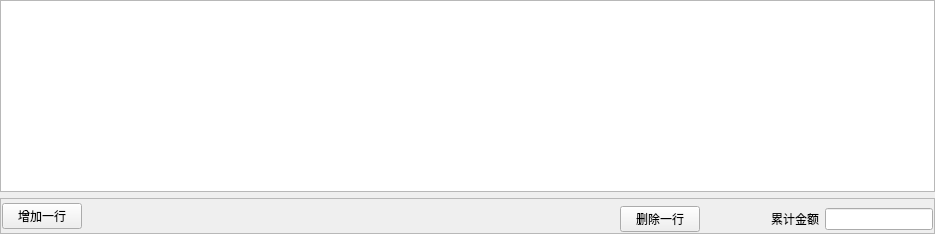
     <widget class="QWidget" name="tab_3">
      <attribute name="title">
       <string>包装费</string>
      </attribute>
      <layout class="QGridLayout" name="gridLayout_8">
       <property name="leftMargin">
        <number>0</number>
       </property>
       <property name="topMargin">
        <number>0</number>
       </property>
       <property name="rightMargin">
        <number>0</number>
       </property>
       <property name="bottomMargin">
        <number>0</number>
       </property>
       <item row="0" column="0">
        <widget class="QTableWidget" name="tableWidget_packing"/>
       </item>
       <item row="1" column="0">
        <widget class="QFrame" name="frame_20">
         <property name="frameShape">
          <enum>QFrame::StyledPanel</enum>
         </property>
         <property name="frameShadow">
          <enum>QFrame::Raised</enum>
         </property>
         <layout class="QGridLayout" name="gridLayout_12">
          <property name="leftMargin">
           <number>1</number>
          </property>
          <property name="topMargin">
           <number>1</number>
          </property>
          <property name="rightMargin">
           <number>1</number>
          </property>
          <property name="bottomMargin">
           <number>1</number>
          </property>
          <item row="1" column="9">
           <spacer name="horizontalSpacer_109">
            <property name="orientation">
             <enum>Qt::Horizontal</enum>
            </property>
            <property name="sizeHint" stdset="0">
             <size>
              <width>65</width>
              <height>20</height>
             </size>
            </property>
           </spacer>
          </item>
          <item row="1" column="5">
           <spacer name="horizontalSpacer_104">
            <property name="orientation">
             <enum>Qt::Horizontal</enum>
            </property>
            <property name="sizeHint" stdset="0">
             <size>
              <width>65</width>
              <height>20</height>
             </size>
            </property>
           </spacer>
          </item>
          <item row="0" column="1" rowspan="2" colspan="2">
           <spacer name="horizontalSpacer_100">
            <property name="orientation">
             <enum>Qt::Horizontal</enum>
            </property>
            <property name="sizeHint" stdset="0">
             <size>
              <width>65</width>
              <height>20</height>
             </size>
            </property>
           </spacer>
          </item>
          <item row="1" column="13">
           <widget class="QLineEdit" name="lineEdit_PackingCount"/>
          </item>
          <item row="1" column="8">
           <spacer name="horizontalSpacer_108">
            <property name="orientation">
             <enum>Qt::Horizontal</enum>
            </property>
            <property name="sizeHint" stdset="0">
             <size>
              <width>65</width>
              <height>20</height>
             </size>
            </property>
           </spacer>
          </item>
          <item row="1" column="4">
           <spacer name="horizontalSpacer_103">
            <property name="orientation">
             <enum>Qt::Horizontal</enum>
            </property>
            <property name="sizeHint" stdset="0">
             <size>
              <width>65</width>
              <height>20</height>
             </size>
            </property>
           </spacer>
          </item>
          <item row="1" column="11">
           <spacer name="horizontalSpacer_110">
            <property name="orientation">
             <enum>Qt::Horizontal</enum>
            </property>
            <property name="sizeHint" stdset="0">
             <size>
              <width>65</width>
              <height>20</height>
             </size>
            </property>
           </spacer>
          </item>
          <item row="0" column="0" rowspan="2">
           <widget class="QPushButton" name="pushButton_add3">
            <property name="text">
             <string>增加一行</string>
            </property>
           </widget>
          </item>
          <item row="1" column="7">
           <spacer name="horizontalSpacer_106">
            <property name="orientation">
             <enum>Qt::Horizontal</enum>
            </property>
            <property name="sizeHint" stdset="0">
             <size>
              <width>65</width>
              <height>20</height>
             </size>
            </property>
           </spacer>
          </item>
          <item row="1" column="6">
           <spacer name="horizontalSpacer_105">
            <property name="orientation">
             <enum>Qt::Horizontal</enum>
            </property>
            <property name="sizeHint" stdset="0">
             <size>
              <width>65</width>
              <height>20</height>
             </size>
            </property>
           </spacer>
          </item>
          <item row="1" column="2">
           <spacer name="horizontalSpacer_101">
            <property name="orientation">
             <enum>Qt::Horizontal</enum>
            </property>
            <property name="sizeHint" stdset="0">
             <size>
              <width>65</width>
              <height>20</height>
             </size>
            </property>
           </spacer>
          </item>
          <item row="1" column="12">
           <widget class="QLabel" name="label_42">
            <property name="text">
             <string>累计金额</string>
            </property>
           </widget>
          </item>
          <item row="1" column="3">
           <spacer name="horizontalSpacer_102">
            <property name="orientation">
             <enum>Qt::Horizontal</enum>
            </property>
            <property name="sizeHint" stdset="0">
             <size>
              <width>65</width>
              <height>20</height>
             </size>
            </property>
           </spacer>
          </item>
          <item row="1" column="10">
           <widget class="QPushButton" name="pushButton_delete3">
            <property name="text">
             <string>删除一行</string>
            </property>
           </widget>
          </item>
         </layout>
        </widget>
       </item>
      </layout>
     </widget>
